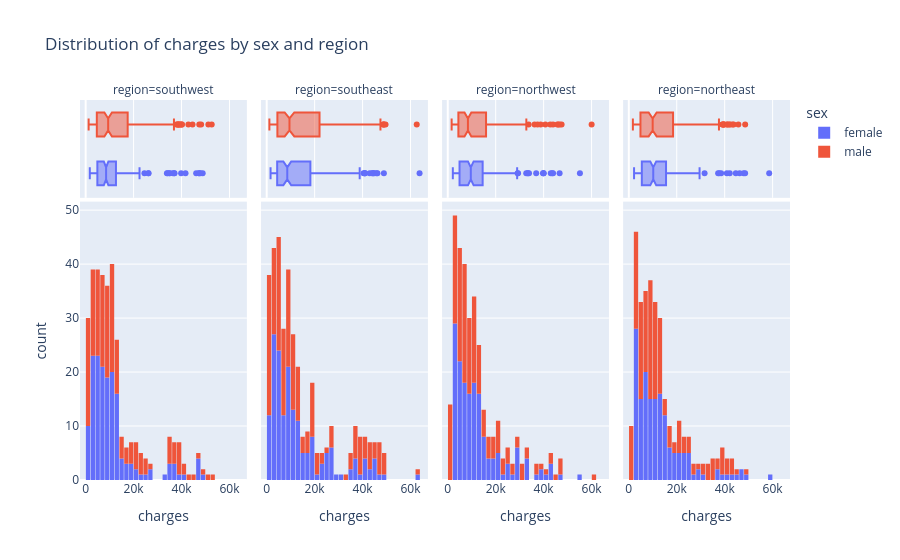

This figure's notebook cell:
### Markdown cell above
**EXERCISE: Visualize the distribution of medical charges in connection with other factors like "sex" and "region". What do you observe?**

### Code cell
fig = px.histogram(medical_df,
                   x='charges',
                   color='sex',
                   facet_col='region',
                   marginal='box',
                   title='Distribution of charges by sex and region')
fig.update_layout(bargap=0.1)
fig.show()

### Figure 1 — Plotly figure (JSON) as saved in the notebook; plotly's stock layout.template omitted (floating-point values rounded to 4 significant figures; data arrays with more than 128 entries replaced by an {"elided": "..."} marker saying what was removed)
{"data": [{"bingroup": "x", "hovertemplate": "sex=female<br>region=southwest<br>charges=%{x}<br>count=%{y}<extra></extra>", "legendgroup": "female", "marker": {"color": "#636efa", "pattern": {"shape": ""}}, "name": "female", "orientation": "v", "showlegend": true, "type": "histogram", "x": {"elided": "162 float values"}, "xaxis": "x", "yaxis": "y"}, {"hovertemplate": "sex=female<br>region=southwest<br>charges=%{x}<extra></extra>", "legendgroup": "female", "marker": {"color": "#636efa"}, "name": "female", "notched": true, "showlegend": false, "type": "box", "x": {"elided": "162 float values"}, "xaxis": "x5", "yaxis": "y5"}, {"bingroup": "x", "hovertemplate": "sex=female<br>region=southeast<br>charges=%{x}<br>count=%{y}<extra></extra>", "legendgroup": "female", "marker": {"color": "#636efa", "pattern": {"shape": ""}}, "name": "female", "orientation": "v", "showlegend": false, "type": "histogram", "x": {"elided": "175 float values"}, "xaxis": "x2", "yaxis": "y2"}, {"hovertemplate": "sex=female<br>region=southeast<br>charges=%{x}<extra></extra>", "legendgroup": "female", "marker": {"color": "#636efa"}, "name": "female", "notched": true, "showlegend": false, "type": "box", "x": {"elided": "175 float values"}, "xaxis": "x6", "yaxis": "y6"}, {"bingroup": "x", "hovertemplate": "sex=female<br>region=northwest<br>charges=%{x}<br>count=%{y}<extra></extra>", "legendgroup": "female", "marker": {"color": "#636efa", "pattern": {"shape": ""}}, "name": "female", "orientation": "v", "showlegend": false, "type": "histogram", "x": {"elided": "164 float values"}, "xaxis": "x3", "yaxis": "y3"}, {"hovertemplate": "sex=female<br>region=northwest<br>charges=%{x}<extra></extra>", "legendgroup": "female", "marker": {"color": "#636efa"}, "name": "female", "notched": true, "showlegend": false, "type": "box", "x": {"elided": "164 float values"}, "xaxis": "x7", "yaxis": "y7"}, {"bingroup": "x", "hovertemplate": "sex=female<br>region=northeast<br>charges=%{x}<br>count=%{y}<extra></extra>", "legendgroup": "female", "marker": {"color": "#636efa", "pattern": {"shape": ""}}, "name": "female", "orientation": "v", "showlegend": false, "type": "histogram", "x": {"elided": "161 float values"}, "xaxis": "x4", "yaxis": "y4"}, {"hovertemplate": "sex=female<br>region=northeast<br>charges=%{x}<extra></extra>", "legendgroup": "female", "marker": {"color": "#636efa"}, "name": "female", "notched": true, "showlegend": false, "type": "box", "x": {"elided": "161 float values"}, "xaxis": "x8", "yaxis": "y8"}, {"bingroup": "x", "hovertemplate": "sex=male<br>region=southwest<br>charges=%{x}<br>count=%{y}<extra></extra>", "legendgroup": "male", "marker": {"color": "#EF553B", "pattern": {"shape": ""}}, "name": "male", "orientation": "v", "showlegend": true, "type": "histogram", "x": {"elided": "163 float values"}, "xaxis": "x", "yaxis": "y"}, {"hovertemplate": "sex=male<br>region=southwest<br>charges=%{x}<extra></extra>", "legendgroup": "male", "marker": {"color": "#EF553B"}, "name": "male", "notched": true, "showlegend": false, "type": "box", "x": {"elided": "163 float values"}, "xaxis": "x5", "yaxis": "y5"}, {"bingroup": "x", "hovertemplate": "sex=male<br>region=southeast<br>charges=%{x}<br>count=%{y}<extra></extra>", "legendgroup": "male", "marker": {"color": "#EF553B", "pattern": {"shape": ""}}, "name": "male", "orientation": "v", "showlegend": false, "type": "histogram", "x": {"elided": "189 float values"}, "xaxis": "x2", "yaxis": "y2"}, {"hovertemplate": "sex=male<br>region=southeast<br>charges=%{x}<extra></extra>", "legendgroup": "male", "marker": {"color": "#EF553B"}, "name": "male", "notched": true, "showlegend": false, "type": "box", "x": {"elided": "189 float values"}, "xaxis": "x6", "yaxis": "y6"}, {"bingroup": "x", "hovertemplate": "sex=male<br>region=northwest<br>charges=%{x}<br>count=%{y}<extra></extra>", "legendgroup": "male", "marker": {"color": "#EF553B", "pattern": {"shape": ""}}, "name": "male", "orientation": "v", "showlegend": false, "type": "histogram", "x": {"elided": "161 float values"}, "xaxis": "x3", "yaxis": "y3"}, {"hovertemplate": "sex=male<br>region=northwest<br>charges=%{x}<extra></extra>", "legendgroup": "male", "marker": {"color": "#EF553B"}, "name": "male", "notched": true, "showlegend": false, "type": "box", "x": {"elided": "161 float values"}, "xaxis": "x7", "yaxis": "y7"}, {"bingroup": "x", "hovertemplate": "sex=male<br>region=northeast<br>charges=%{x}<br>count=%{y}<extra></extra>", "legendgroup": "male", "marker": {"color": "#EF553B", "pattern": {"shape": ""}}, "name": "male", "orientation": "v", "showlegend": false, "type": "histogram", "x": {"elided": "163 float values"}, "xaxis": "x4", "yaxis": "y4"}, {"hovertemplate": "sex=male<br>region=northeast<br>charges=%{x}<extra></extra>", "legendgroup": "male", "marker": {"color": "#EF553B"}, "name": "male", "notched": true, "showlegend": false, "type": "box", "x": {"elided": "163 float values"}, "xaxis": "x8", "yaxis": "y8"}], "layout": {"annotations": [{"font": {}, "showarrow": false, "text": "region=southwest", "x": 0.1175, "xanchor": "center", "xref": "paper", "y": 1, "yanchor": "bottom", "yref": "paper"}, {"font": {}, "showarrow": false, "text": "region=southeast", "x": 0.3725, "xanchor": "center", "xref": "paper", "y": 1, "yanchor": "bottom", "yref": "paper"}, {"font": {}, "showarrow": false, "text": "region=northwest", "x": 0.6275, "xanchor": "center", "xref": "paper", "y": 1, "yanchor": "bottom", "yref": "paper"}, {"font": {}, "showarrow": false, "text": "region=northeast", "x": 0.8825, "xanchor": "center", "xref": "paper", "y": 1, "yanchor": "bottom", "yref": "paper"}], "bargap": 0.1, "barmode": "relative", "legend": {"title": {"text": "sex"}, "tracegroupgap": 0}, "title": {"text": "Distribution of charges by sex and region"}, "xaxis": {"anchor": "y", "domain": [0, 0.235], "title": {"text": "charges"}}, "xaxis2": {"anchor": "y2", "domain": [0.255, 0.49], "matches": "x", "title": {"text": "charges"}}, "xaxis3": {"anchor": "y3", "domain": [0.51, 0.745], "matches": "x", "title": {"text": "charges"}}, "xaxis4": {"anchor": "y4", "domain": [0.765, 1.0], "matches": "x", "title": {"text": "charges"}}, "xaxis5": {"anchor": "y5", "domain": [0, 0.235], "matches": "x", "showgrid": true, "showticklabels": false}, "xaxis6": {"anchor": "y6", "domain": [0.255, 0.49], "matches": "x", "showgrid": true, "showticklabels": false}, "xaxis7": {"anchor": "y7", "domain": [0.51, 0.745], "matches": "x", "showgrid": true, "showticklabels": false}, "xaxis8": {"anchor": "y8", "domain": [0.765, 1.0], "matches": "x", "showgrid": true, "showticklabels": false}, "yaxis": {"anchor": "x", "domain": [0, 0.7326], "title": {"text": "count"}}, "yaxis2": {"anchor": "x2", "domain": [0, 0.7326], "matches": "y", "showticklabels": false}, "yaxis3": {"anchor": "x3", "domain": [0, 0.7326], "matches": "y", "showticklabels": false}, "yaxis4": {"anchor": "x4", "domain": [0, 0.7326], "matches": "y", "showticklabels": false}, "yaxis5": {"anchor": "x5", "domain": [0.7426, 1], "matches": "y5", "showgrid": false, "showline": false, "showticklabels": false, "ticks": ""}, "yaxis6": {"anchor": "x6", "domain": [0.7426, 1], "matches": "y5", "showgrid": false, "showline": false, "showticklabels": false, "ticks": ""}, "yaxis7": {"anchor": "x7", "domain": [0.7426, 1], "matches": "y5", "showgrid": false, "showline": false, "showticklabels": false, "ticks": ""}, "yaxis8": {"anchor": "x8", "domain": [0.7426, 1], "matches": "y5", "showgrid": false, "showline": false, "showticklabels": false, "ticks": ""}}}
